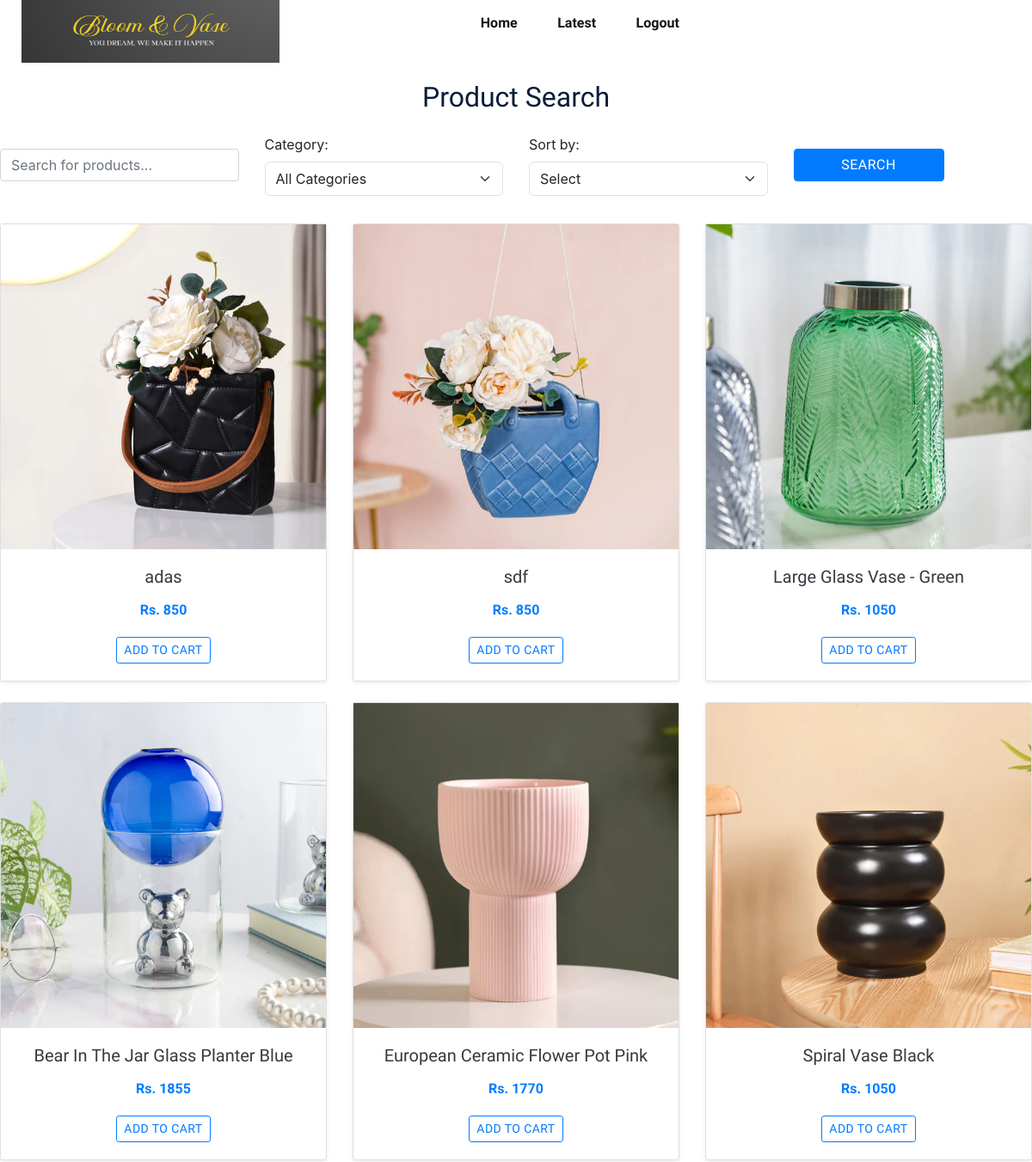
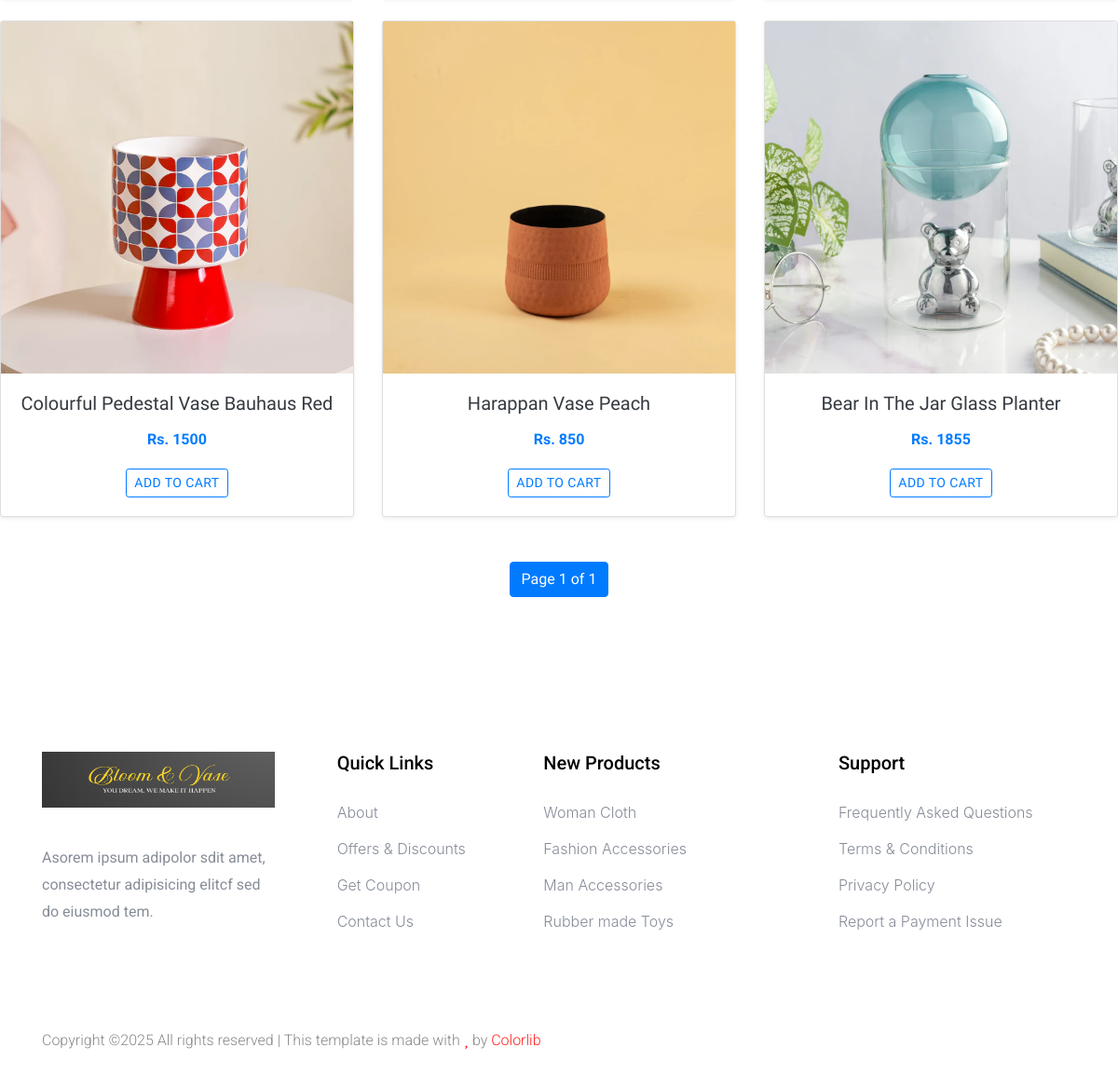
/product_list_search/ (signed in), run on an earlier commit of the app's database (2 pictures, top to bottom).
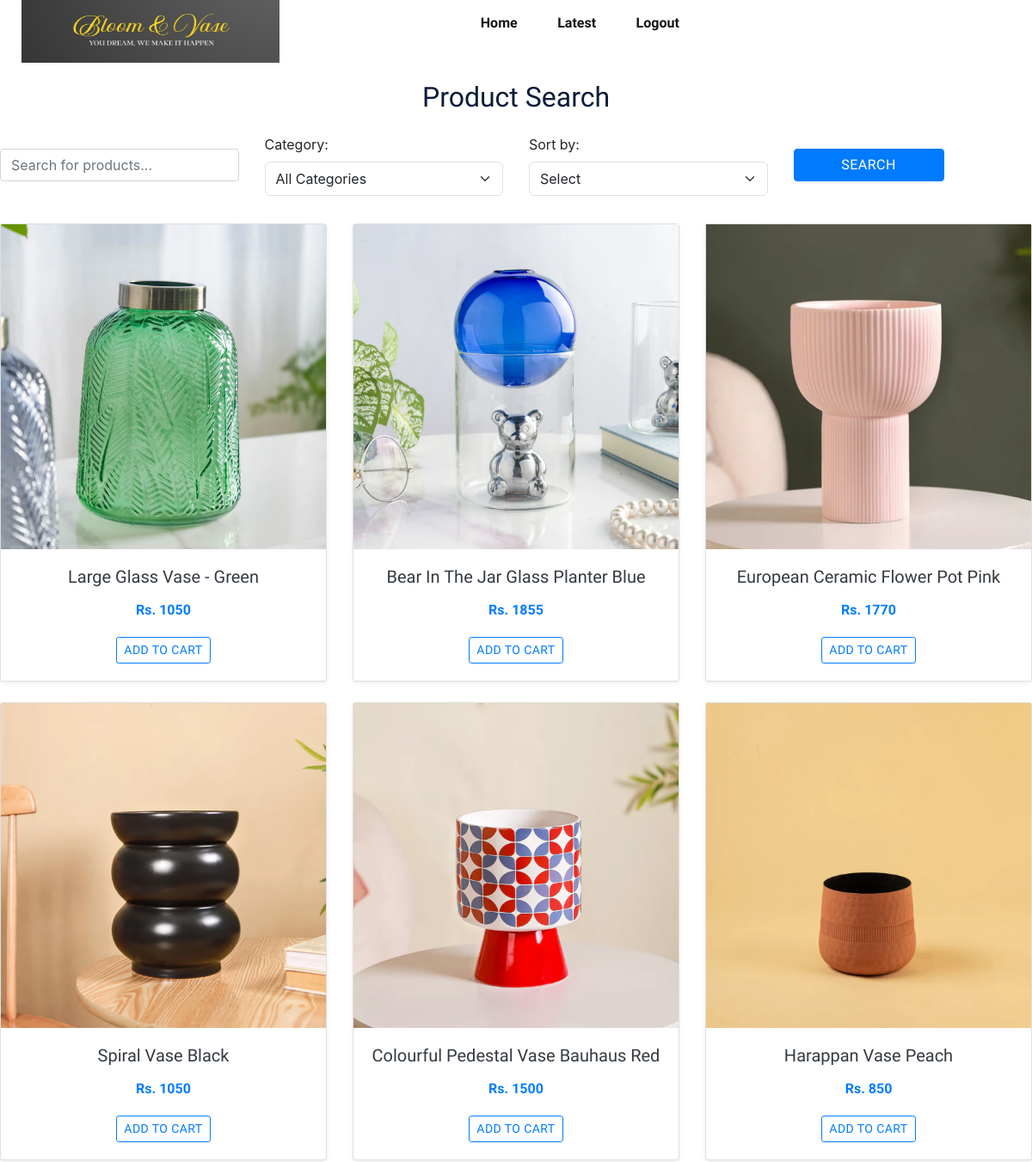
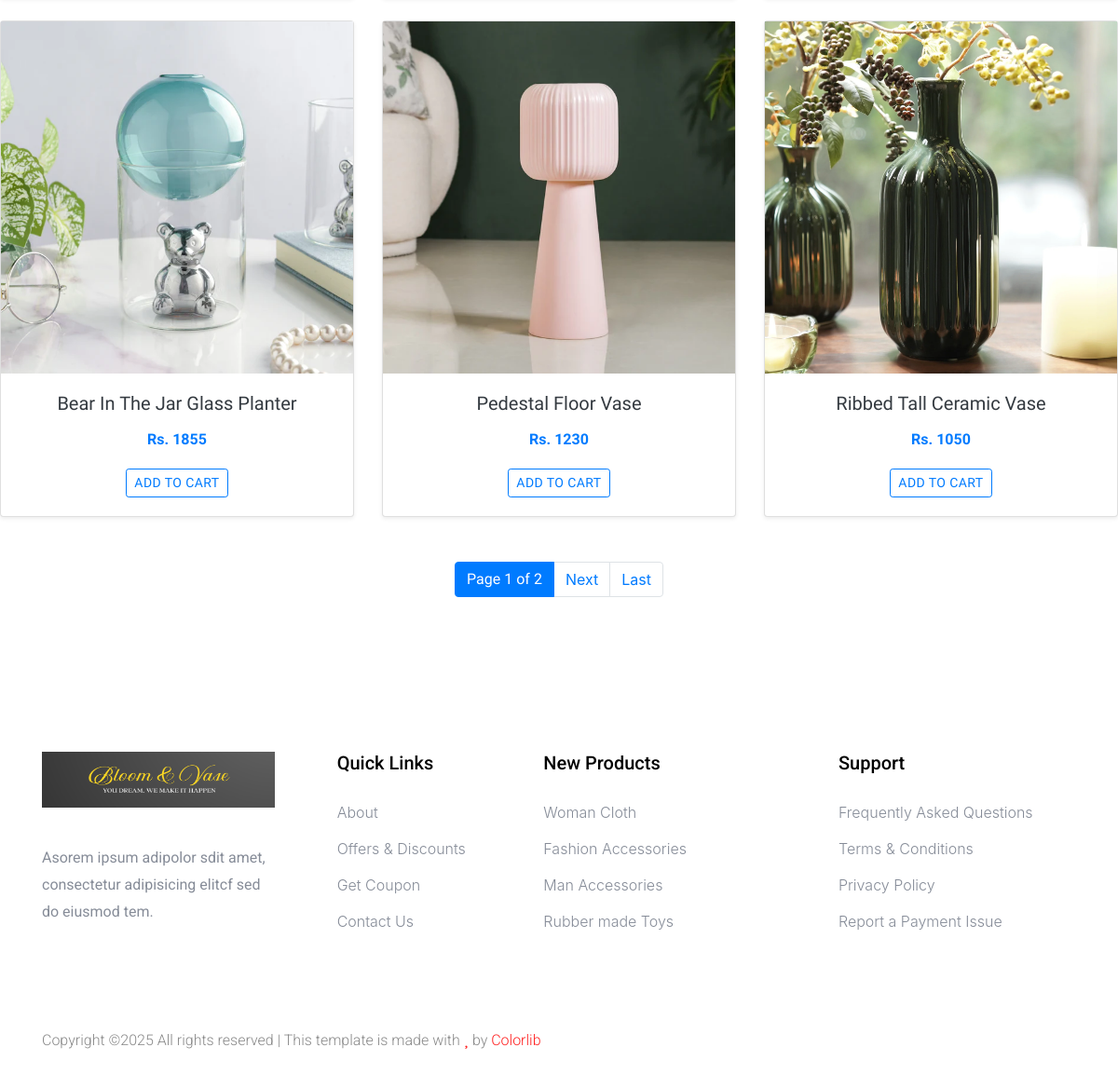
And on a later commit of the database (2 pictures, top to bottom).
### product/models.py (models this page shows, shortened)
class Product(models.Model):
    CHOICES = [
        ('large','Large'),
        ('medium','Medium'),
        ('small','Small')
    ]
    name = models.CharField(max_length=100)
    base_image = models.ImageField(upload_to='products/base')
    price = models.PositiveIntegerField()
    description = models.TextField()
    created = models.DateTimeField(default=datetime.now)
    discount = models.FloatField()
    size = models.CharField(max_length=20,choices=CHOICES,default = 'small')
    category = models.ForeignKey('Category',on_delete=models.CASCADE)
    soft_deleted = models.BooleanField(default=False)

### product/views.py (the view)
# urls.py: path('product_list_search/',product_list_search,name='product_list_search'),
@login_required
def product_list_search(request):
    print("inside search")
    category_id = request.GET.get('category')
    sort_by = request.GET.get('sort_by')
    search_query = request.GET.get('query', '')
    products = Product.objects.filter(soft_deleted=False)
    if search_query:
        products = products.filter(name__icontains=search_query).exclude(soft_deleted = True,category__inactive = True)
    if category_id:
        products = products.filter(category_id=category_id).exclude(soft_deleted = True,category__inactive = True)
    if sort_by == 'price_low_to_high':
        products = products.order_by('price')
    elif sort_by == 'price_high_to_low':
        products = products.order_by('-price')
    elif sort_by == 'new_arrivals':
        products = products.order_by('-created')
    elif sort_by == 'alphabetical_az':
        products = products.order_by('name')
    elif sort_by == 'alphabetical_za':
        products = products.order_by('-name')
    paginator = Paginator(products, 9)
    page_number = request.GET.get('page')
    page = paginator.get_page(page_number)
    categories = Category.objects.filter(inactive=False)
    context = {
        'products': page,
        'categories': categories,
        'selected_category': category_id,
        'selected_sort_by': sort_by,
        'search_query': search_query,
    }
    return render(request,'product_list_search.html', context)

### product/templates/product_list_search.html (shortened to what this page needs)
{% extends 'user/index.html' %}
{% load static %}
{% block body %}
<h2 class="text-center my-4">Product Search</h2>
<form method="get" action="{% url 'product_list_search' %}" class="mb-4">
    <div class="row align-items-center">
        <div class="col-md-3 mb-2">
            <input type="text" name="query" placeholder="Search for products..." class="form-control" value="{{ search_query }}" />
        </div>
        <div class="col-md-3 mb-2">
            <label for="category" class="form-label">Category:</label>
            <select name="category" id="category" class="form-select" onchange="this.form.submit()">
                <option value="">All Categories</option>
            </select>
        </div>
        <div class="col-md-3 mb-2">
            <label for="sort_by" class="form-label">Sort by:</label>
            <select name="sort_by" id="sort_by" class="form-select" onchange="this.form.submit()">
                <option value="">Select</option>
            </select>
        </div>
        <div class="col-md-2 mb-2">
            <button type="submit" class="btn btn-primary w-100">Search</button>
        </div>
    </div>
</form>
<div class="row">
    {% for product in products %}
        <div class="col-xl-4 col-lg-4 col-md-6 col-sm-12 mb-4">
            <div class="card h-100 shadow-sm">
                <div class="card-img-top position-relative">
                    <a href="{% url 'product_details' product.id %}">
                        <img src="{{ product.base_image.url }}" class="img-fluid" alt="Product Image">
                    </a>
                    <div class="position-absolute top-0 end-0 p-2">
                    </div>
                </div>
                <div class="card-body text-center">
                    <h5 class="card-title">
                        <a href="{% url 'product_details' product.id %}" class="text-dark">{{ product.name }}</a>
                    </h5>
                    <p class="card-text fw-bold text-primary">Rs. {{ product.price }}</p>
                    <button class="btn btn-outline-primary btn-sm">Add to Cart</button>
                </div>
            </div>
        </div>
    {% empty %}
        <div class="col-12">
            <p class="text-center text-muted">No products found matching your search criteria.</p>
        </div>
    {% endfor %}
</div>
<div class="d-flex justify-content-center mt-4">
    <nav aria-label="Page navigation">
        <ul class="pagination">
            <li class="page-item active">
                <span class="page-link">
                    Page {{ products.number }} of {{ products.paginator.num_pages }}
                </span>
            </li>
            {% if products.has_next %}
                <li class="page-item">
                    <a class="page-link" href="#">Next</a>
                </li>
                <li class="page-item">
                    <a class="page-link" href="#">Last</a>
                </li>
            {% endif %}
        </ul>
    </nav>
</div>
{% endblock body %}

### user/templates/user/index.html (shortened to what this page needs)
{% load static%}
<!doctype html>
<html class="no-js" lang="zxx">
<head>
    <link href="https://cdn.jsdelivr.net/npm/bootstrap@5.3.3/dist/css/bootstrap.min.css" rel="stylesheet">
    <link rel="stylesheet" href="{% static 'assets/css/owl.carousel.min.css' %}">
    <link rel="stylesheet" href="{% static 'assets/css/flaticon.css' %}">
    <link rel="stylesheet" href="{% static 'assets/css/slicknav.css' %}">
    <link rel="stylesheet" href="{% static 'assets/css/animate.min.css' %}">
    <link rel="stylesheet" href="{% static 'assets/css/magnific-popup.css' %}">
    <link rel="stylesheet" href="{% static 'assets/css/fontawesome-all.min.css' %}">
    <link rel="stylesheet" href="{% static 'assets/css/themify-icons.css' %}">
    <link rel="stylesheet" href="{% static 'assets/css/slick.css' %}">
    <link rel="stylesheet" href="{% static 'assets/css/nice-select.css' %}">
    <link rel="stylesheet" href="{% static 'assets/css/style.css' %}">
    <link rel="stylesheet" href="{% static 'img\css\bootstrap.min.css' %}">
</head>
<body>
    <header>
        <div class="header-area">
            <div class="main-header header-sticky" >
                <div class="container-fluid">
                    <div class="menu-wrapper" style = 'height: 70px'>
                        <div class="logo">
                            <a href="{% url 'home'%}"><img style = 'height: 75px ; width:300px' src="{% static 'assets/img/vases/vase logo.png' %}" alt=""></a>
                        </div>
                        <div class="main-menu d-none d-lg-block">
                            <nav>
                                <ul id="navigation">
                                    <li><a href="{% url 'home'%}">Home</a></li>
                                    <li ><a href="#">Latest</a>
                                    </li>
                                    {% if user.is_authenticated %}
                                    <li><a href="{% url 'user_logout'%}">Logout</a></li>
                                    {% else %}
                                    <li><a href="{% url 'user_login'%}">Login</a></li>
                                    {% endif %}
                                </ul>
                            </nav>
                        </div>
                        <div class="header-right">
                            <ul>
                                <li>
                                    <div class="nav-search search-switch">
                                        <span class="flaticon-search"></span>
                                    </div>
                                </li>
                                <li><a href="{% url 'user_profile' %}"><span class="flaticon-user"></span></a></li>
                                <li><a href="{% url 'view_cart' %}"><span class="flaticon-shopping-cart"></span></a> </li>
                            </ul>
                        </div>
                    </div>
                </div>
            </div>
        </div>
    </header>
   {% block body %}
   {% endblock body%}
    <footer>
        <div class="footer-area footer-padding">
            <div class="container">
                <div class="row d-flex justify-content-between">
                    <div class="col-xl-3 col-lg-3 col-md-5 col-sm-6">
                        <div class="single-footer-caption mb-50">
                            <div class="single-footer-caption mb-30">
                                <div class="footer-logo">
                                    <a href="#"><img style = 'height: 60px ; width:250px' src="{% static 'assets/img/vases/vase logo.png' %}" alt=""></a>
                                </div>
                                <div class="footer-tittle">
                                    <div class="footer-pera">
                                        <p>Asorem ipsum adipolor sdit amet, consectetur adipisicing elitcf sed do eiusmod tem.</p>
                                </div>
                                </div>
                            </div>
                        </div>
                    </div>
                    <div class="col-xl-2 col-lg-3 col-md-3 col-sm-5">
                        <div class="single-footer-caption mb-50">
                            <div class="footer-tittle">
                                <h4>Quick Links</h4>
                                <ul>
                                    <li><a href="#">About</a></li>
                                    <li><a href="#"> Offers & Discounts</a></li>
                                    <li><a href="#"> Get Coupon</a></li>
                                    <li><a href="#">  Contact Us</a></li>
                                </ul>
                            </div>
                        </div>
                    </div>
                    <div class="col-xl-3 col-lg-3 col-md-4 col-sm-7">
                        <div class="single-footer-caption mb-50">
                            <div class="footer-tittle">
                                <h4>New Products</h4>
                                <ul>
                                    <li><a href="#">Woman Cloth</a></li>
                                    <li><a href="#">Fashion Accessories</a></li>
                                    <li><a href="#"> Man Accessories</a></li>
                                    <li><a href="#"> Rubber made Toys</a></li>
                                </ul>
                            </div>
                        </div>
                    </div>
                    <div class="col-xl-3 col-lg-3 col-md-5 col-sm-7">
                        <div class="single-footer-caption mb-50">
                            <div class="footer-tittle">
                                <h4>Support</h4>
                                <ul>
                                    <li><a href="#">Frequently Asked Questions</a></li>
                                    <li><a href="#">Terms & Conditions</a></li>
                                    <li><a href="#">Privacy Policy</a></li>
                                    <li><a href="#">Report a Payment Issue</a></li>
                                </ul>
                            </div>
                        </div>
                    </div>
                </div>
                <div class="row align-items-center">
                    <div class="col-xl-7 col-lg-8 col-md-7">
                        <div class="footer-copy-right">
                            <p>
  Copyright &copy;<script>document.write(new Date().getFullYear());</script> All rights reserved | This template is made with <i class="fa fa-heart" aria-hidden="true"></i> by <a href="https://colorlib.com" target="_blank">Colorlib</a>
  </p>
                        </div>
                    </div>
                    <div class="col-xl-5 col-lg-4 col-md-5">
                        <div class="footer-copy-right f-right">
                            <div class="footer-social">
                                <a href="#"><i class="fab fa-twitter"></i></a>
                                <a href="https://www.facebook.com/sai4ull"><i class="fab fa-facebook-f"></i></a>
                                <a href="#"><i class="fab fa-behance"></i></a>
                                <a href="#"><i class="fas fa-globe"></i></a>
                            </div>
                        </div>
                    </div>
                </div>
            </div>
        </div>
    </footer>
</body>
</html>

What changed in the data, as far as the page shows it:
removed Product: base_image (picture), name "adas", price "850"
removed Product: base_image (picture), name "sdf", price "850"
added Product: base_image (picture), name "Pedestal Floor Vase", price "1230"
added Product: base_image (picture), name "Ribbed Tall Ceramic Vase", price "1050"
Also different on the page:
{{ products.paginator.num_pages }}: "1" → "2"
text now shown: "Next Last"
